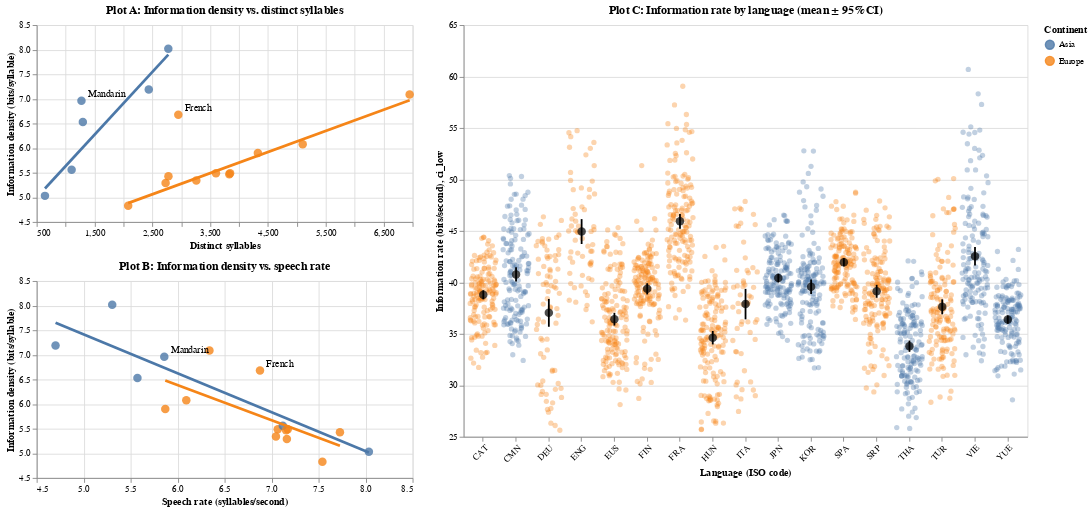

The code cell stored with this chart in its notebook:
### Markdown cell above
<div class="alert alert-info" style="color:black">

### Question 5
rubric={accuracy:1,viz:2}
    
    
<h4>Python</h4>
<ol type="1">
<li>Assign each of your previous three plots to a variable name (you don’t have to repeat the code down here, you can assign it in the original cell, just make sure you are still outputting the variable at the end of those cells so that the plots still are displayed after each cell).</li>
<li>Arrange the three plots into a layout with the two scatter plots in a column to the left and mean + CI plot to the right. The overall layout should look even, so make the scatterplots about half the height and two thirds of the width of the mean + CI plot.</li>
<li>Set proper titles where you judge it is needed. Show that you know the proper command to save this as a png file on your local computer.</li>
</ol>
    
</div>

### Code cell
# YOUR ANSWER GOES HERE
#plot A:
plot_a = (colored + trend + labels).properties(
    title="Plot A: Information density vs. distinct syllables",
    width=420,
    height=220
)
plot_a

#plot B
plot_b = (base2 + trend2 + labels2).properties(
    title="Plot B: Information density vs. speech rate",
    width=420,
    height=220
)
plot_b


#plot C:
plot_c = (points + ci_bars + mean_points).properties(
    title="Plot C: Information rate by language (mean ± 95% CI)",
    width=630,
    height=460
)
plot_c

layout = alt.hconcat(
    alt.vconcat(plot_a, plot_b, spacing=10),
    plot_c,
    spacing=20
).resolve_scale(color="shared")  # optional: keep same color legend mapping

layout

#save the graph
layout.save("lab4_plots.png", scale_factor=2)

### Figure 1 — Vega-Lite specification as saved in the notebook (floating-point values rounded to 4 significant figures; data arrays with more than 128 entries replaced by an {"elided": "..."} marker saying what was removed)
{"config": {"view": {"continuousWidth": 300, "continuousHeight": 300}}, "hconcat": [{"vconcat": [{"layer": [{"data": {"name": "data-ab96b737ee5066aa485a2988ea87e093"}, "mark": {"type": "circle", "opacity": 0.8, "size": 90}, "encoding": {"color": {"field": "continent", "title": "Continent", "type": "nominal"}, "tooltip": [{"field": "language", "type": "nominal"}, {"field": "iso_lang", "type": "nominal"}, {"field": "continent", "type": "nominal"}, {"field": "distinct_syllables", "type": "quantitative"}, {"field": "information_density", "type": "quantitative"}], "x": {"field": "distinct_syllables", "scale": {"zero": false}, "title": "Distinct syllables", "type": "quantitative"}, "y": {"field": "information_density", "scale": {"zero": false}, "title": "Information density (bits/syllable)", "type": "quantitative"}}}, {"data": {"name": "data-33919f7344d531acc98090ecbf478117"}, "mark": {"type": "line", "size": 3}, "encoding": {"color": {"field": "continent", "type": "nominal"}, "x": {"field": "distinct_syllables", "scale": {"zero": false}, "type": "quantitative"}, "y": {"field": "information_density", "scale": {"zero": false}, "type": "quantitative"}}, "transform": [{"filter": "(!datum.is_outlier)"}, {"on": "distinct_syllables", "regression": "information_density", "groupby": ["continent"], "method": "linear"}]}, {"data": {"name": "data-13ca013057951dac7e4050fa664f87e9"}, "mark": {"type": "text", "align": "left", "dx": 7, "dy": -7}, "encoding": {"color": {"value": "black"}, "text": {"field": "language", "type": "nominal"}, "x": {"field": "distinct_syllables", "scale": {"zero": false}, "type": "quantitative"}, "y": {"field": "information_density", "scale": {"zero": false}, "type": "quantitative"}}}], "height": 220, "title": "Plot A: Information density vs. distinct syllables", "width": 420}, {"layer": [{"data": {"name": "data-0e93b44f1fcee4704f124f06d1d2adec"}, "mark": {"type": "circle", "opacity": 0.8, "size": 90}, "encoding": {"color": {"field": "continent", "title": "Continent", "type": "nominal"}, "tooltip": [{"field": "language", "type": "nominal"}, {"field": "continent", "type": "nominal"}, {"field": "speech_rate", "type": "quantitative"}, {"field": "information_density", "type": "quantitative"}], "x": {"field": "speech_rate", "scale": {"zero": false}, "title": "Speech rate (syllables/second)", "type": "quantitative"}, "y": {"field": "information_density", "scale": {"zero": false}, "title": "Information density (bits/syllable)", "type": "quantitative"}}}, {"data": {"name": "data-0e93b44f1fcee4704f124f06d1d2adec"}, "mark": {"type": "line", "size": 3}, "encoding": {"color": {"field": "continent", "type": "nominal"}, "x": {"field": "speech_rate", "scale": {"zero": false}, "type": "quantitative"}, "y": {"field": "information_density", "scale": {"zero": false}, "type": "quantitative"}}, "transform": [{"on": "speech_rate", "regression": "information_density", "groupby": ["continent"], "method": "linear"}]}, {"data": {"name": "data-cb716b32398e7ab53b3514c1d4522a0e"}, "mark": {"type": "text", "align": "left", "color": "black", "dx": 7, "dy": -7}, "encoding": {"text": {"field": "language", "type": "nominal"}, "x": {"field": "speech_rate", "scale": {"zero": false}, "type": "quantitative"}, "y": {"field": "information_density", "scale": {"zero": false}, "type": "quantitative"}}}], "height": 220, "title": "Plot B: Information density vs. speech rate", "width": 420}], "spacing": 10}, {"layer": [{"mark": {"type": "circle", "opacity": 0.35, "size": 35}, "encoding": {"color": {"field": "continent", "title": "Continent", "type": "nominal"}, "tooltip": [{"field": "iso_lang", "type": "nominal"}, {"field": "continent", "type": "nominal"}, {"field": "information_rate", "type": "quantitative"}], "x": {"axis": {"labelAngle": -45}, "field": "iso_lang", "sort": {"field": "mean_info_rate", "order": "descending"}, "title": "Language (ISO code)", "type": "nominal"}, "xOffset": {"field": "jitter", "type": "quantitative"}, "y": {"field": "information_rate", "scale": {"zero": false}, "title": "Information rate (bits/second)", "type": "quantitative"}}, "transform": [{"joinaggregate": [{"op": "mean", "field": "information_rate", "as": "mean_info_rate"}], "groupby": ["iso_lang"]}, {"calculate": "(random()-0.5)*0.6", "as": "jitter"}]}, {"mark": {"type": "errorbar", "color": "black", "thickness": 2}, "encoding": {"x": {"axis": {"labelAngle": -45}, "field": "iso_lang", "sort": {"field": "mean", "order": "descending"}, "type": "nominal"}, "y": {"field": "ci_low", "type": "quantitative"}, "y2": {"field": "ci_high"}}, "transform": [{"aggregate": [{"op": "mean", "field": "information_rate", "as": "mean"}, {"op": "stdev", "field": "information_rate", "as": "sd"}, {"op": "count", "as": "n"}], "groupby": ["iso_lang", "continent"]}, {"calculate": "datum.sd / sqrt(datum.n)", "as": "se"}, {"calculate": "1.96 * datum.se", "as": "ci"}, {"calculate": "datum.mean - datum.ci", "as": "ci_low"}, {"calculate": "datum.mean + datum.ci", "as": "ci_high"}]}, {"mark": {"type": "point", "color": "black", "filled": true, "size": 90}, "encoding": {"x": {"axis": {"labelAngle": -45}, "field": "iso_lang", "sort": {"field": "mean", "order": "descending"}, "type": "nominal"}, "y": {"field": "mean", "type": "quantitative"}}, "transform": [{"aggregate": [{"op": "mean", "field": "information_rate", "as": "mean"}, {"op": "stdev", "field": "information_rate", "as": "sd"}, {"op": "count", "as": "n"}], "groupby": ["iso_lang", "continent"]}, {"calculate": "datum.sd / sqrt(datum.n)", "as": "se"}, {"calculate": "1.96 * datum.se", "as": "ci"}, {"calculate": "datum.mean - datum.ci", "as": "ci_low"}, {"calculate": "datum.mean + datum.ci", "as": "ci_high"}]}], "data": {"name": "data-f20cce0a8edba367166daa80036af4e4"}, "height": 460, "title": "Plot C: Information rate by language (mean ± 95% CI)", "width": 630}], "resolve": {"scale": {"color": "shared"}}, "spacing": 20, "$schema": "https://vega.github.io/schema/vega-lite/v6.1.0.json", "datasets": {"data-ab96b737ee5066aa485a2988ea87e093": [{"iso_lang": "CAT", "language": "Catalan", "information_density": 5.49, "distinct_syllables": 3600, "continent": "Europe"}, {"iso_lang": "CMN", "language": "Mandarin", "information_density": 6.96, "distinct_syllables": 1274, "continent": "Asia"}, {"iso_lang": "DEU", "language": "German", "information_density": 6.08, "distinct_syllables": 5100, "continent": "Europe"}, {"iso_lang": "ENG", "language": "English", "information_density": 7.09, "distinct_syllables": 6949, "continent": "Europe"}, {"iso_lang": "EUS", "language": "Basque", "information_density": 4.83, "distinct_syllables": 2082, "continent": "Europe"}, {"iso_lang": "FIN", "language": "Finnish", "information_density": 5.49, "distinct_syllables": 3844, "continent": "Europe"}, {"iso_lang": "FRA", "language": "French", "information_density": 6.68, "distinct_syllables": 2949, "continent": "Europe"}, {"iso_lang": "HUN", "language": "Hungarian", "information_density": 5.9, "distinct_syllables": 4325, "continent": "Europe"}, {"iso_lang": "ITA", "language": "Italian", "information_density": 5.29, "distinct_syllables": 2729, "continent": "Europe"}, {"iso_lang": "JPN", "language": "Japanese", "information_density": 5.03, "distinct_syllables": 643, "continent": "Asia"}, {"iso_lang": "KOR", "language": "Korean", "information_density": 5.56, "distinct_syllables": 1104, "continent": "Asia"}, {"iso_lang": "SPA", "language": "Spanish", "information_density": 5.43, "distinct_syllables": 2778, "continent": "Europe"}, {"iso_lang": "SRP", "language": "Serbian", "information_density": 5.47, "distinct_syllables": 3831, "continent": "Europe"}, {"iso_lang": "THA", "language": "Thai", "information_density": 7.19, "distinct_syllables": 2438, "continent": "Asia"}, {"iso_lang": "TUR", "language": "Turkish", "information_density": 5.34, "distinct_syllables": 3260, "continent": "Europe"}, {"iso_lang": "VIE", "language": "Vietnamese", "information_density": 8.02, "distinct_syllables": 2776, "continent": "Asia"}, {"iso_lang": "YUE", "language": "Cantonese", "information_density": 6.53, "distinct_syllables": 1298, "continent": "Asia"}], "data-33919f7344d531acc98090ecbf478117": [{"iso_lang": "CMN", "language": "Mandarin", "information_density": 6.96, "distinct_syllables": 1274, "continent": "Asia", "resid": 0.7849, "abs_resid": 0.7849, "is_outlier": true}, {"iso_lang": "JPN", "language": "Japanese", "information_density": 5.03, "distinct_syllables": 643, "continent": "Asia", "resid": -0.397, "abs_resid": 0.397, "is_outlier": false}, {"iso_lang": "KOR", "language": "Korean", "information_density": 5.56, "distinct_syllables": 1104, "continent": "Asia", "resid": -0.4135, "abs_resid": 0.4135, "is_outlier": false}, {"iso_lang": "THA", "language": "Thai", "information_density": 7.19, "distinct_syllables": 2438, "continent": "Asia", "resid": -0.3651, "abs_resid": 0.3651, "is_outlier": false}, {"iso_lang": "VIE", "language": "Vietnamese", "information_density": 8.02, "distinct_syllables": 2776, "continent": "Asia", "resid": 0.06416, "abs_resid": 0.06416, "is_outlier": false}, {"iso_lang": "YUE", "language": "Cantonese", "information_density": 6.53, "distinct_syllables": 1298, "continent": "Asia", "resid": 0.3265, "abs_resid": 0.3265, "is_outlier": false}, {"iso_lang": "CAT", "language": "Catalan", "information_density": 5.49, "distinct_syllables": 3600, "continent": "Europe", "resid": -0.1843, "abs_resid": 0.1843, "is_outlier": false}, {"iso_lang": "DEU", "language": "German", "information_density": 6.08, "distinct_syllables": 5100, "continent": "Europe", "resid": -0.1408, "abs_resid": 0.1408, "is_outlier": false}, {"iso_lang": "ENG", "language": "English", "information_density": 7.09, "distinct_syllables": 6949, "continent": "Europe", "resid": 0.1956, "abs_resid": 0.1956, "is_outlier": false}, {"iso_lang": "EUS", "language": "Basque", "information_density": 4.83, "distinct_syllables": 2082, "continent": "Europe", "resid": -0.2912, "abs_resid": 0.2912, "is_outlier": false}, {"iso_lang": "FIN", "language": "Finnish", "information_density": 5.49, "distinct_syllables": 3844, "continent": "Europe", "resid": -0.2732, "abs_resid": 0.2732, "is_outlier": false}, {"iso_lang": "FRA", "language": "French", "information_density": 6.68, "distinct_syllables": 2949, "continent": "Europe", "resid": 1.243, "abs_resid": 1.243, "is_outlier": true}, {"iso_lang": "HUN", "language": "Hungarian", "information_density": 5.9, "distinct_syllables": 4325, "continent": "Europe", "resid": -0.03842, "abs_resid": 0.03842, "is_outlier": false}, {"iso_lang": "ITA", "language": "Italian", "information_density": 5.29, "distinct_syllables": 2729, "continent": "Europe", "resid": -0.06694, "abs_resid": 0.06694, "is_outlier": false}, {"iso_lang": "SPA", "language": "Spanish", "information_density": 5.43, "distinct_syllables": 2778, "continent": "Europe", "resid": 0.05521, "abs_resid": 0.05521, "is_outlier": false}, {"iso_lang": "SRP", "language": "Serbian", "information_density": 5.47, "distinct_syllables": 3831, "continent": "Europe", "resid": -0.2884, "abs_resid": 0.2884, "is_outlier": false}, {"iso_lang": "TUR", "language": "Turkish", "information_density": 5.34, "distinct_syllables": 3260, "continent": "Europe", "resid": -0.2104, "abs_resid": 0.2104, "is_outlier": false}], "data-13ca013057951dac7e4050fa664f87e9": [{"iso_lang": "CMN", "language": "Mandarin", "information_density": 6.96, "distinct_syllables": 1274, "continent": "Asia", "resid": 0.7849, "abs_resid": 0.7849}, {"iso_lang": "FRA", "language": "French", "information_density": 6.68, "distinct_syllables": 2949, "continent": "Europe", "resid": 1.243, "abs_resid": 1.243}], "data-0e93b44f1fcee4704f124f06d1d2adec": [{"iso_lang": "CAT", "language": "Catalan", "information_density": 5.49, "distinct_syllables": 3600, "continent": "Europe", "speech_rate": 7.065}, {"iso_lang": "CMN", "language": "Mandarin", "information_density": 6.96, "distinct_syllables": 1274, "continent": "Asia", "speech_rate": 5.858}, {"iso_lang": "DEU", "language": "German", "information_density": 6.08, "distinct_syllables": 5100, "continent": "Europe", "speech_rate": 6.092}, {"iso_lang": "ENG", "language": "English", "information_density": 7.09, "distinct_syllables": 6949, "continent": "Europe", "speech_rate": 6.338}, {"iso_lang": "EUS", "language": "Basque", "information_density": 4.83, "distinct_syllables": 2082, "continent": "Europe", "speech_rate": 7.54}, {"iso_lang": "FIN", "language": "Finnish", "information_density": 5.49, "distinct_syllables": 3844, "continent": "Europe", "speech_rate": 7.171}, {"iso_lang": "FRA", "language": "French", "information_density": 6.68, "distinct_syllables": 2949, "continent": "Europe", "speech_rate": 6.876}, {"iso_lang": "HUN", "language": "Hungarian", "information_density": 5.9, "distinct_syllables": 4325, "continent": "Europe", "speech_rate": 5.868}, {"iso_lang": "ITA", "language": "Italian", "information_density": 5.29, "distinct_syllables": 2729, "continent": "Europe", "speech_rate": 7.162}, {"iso_lang": "JPN", "language": "Japanese", "information_density": 5.03, "distinct_syllables": 643, "continent": "Asia", "speech_rate": 8.035}, {"iso_lang": "KOR", "language": "Korean", "information_density": 5.56, "distinct_syllables": 1104, "continent": "Asia", "speech_rate": 7.119}, {"iso_lang": "SPA", "language": "Spanish", "information_density": 5.43, "distinct_syllables": 2778, "continent": "Europe", "speech_rate": 7.727}, {"iso_lang": "SRP", "language": "Serbian", "information_density": 5.47, "distinct_syllables": 3831, "continent": "Europe", "speech_rate": 7.154}, {"iso_lang": "THA", "language": "Thai", "information_density": 7.19, "distinct_syllables": 2438, "continent": "Asia", "speech_rate": 4.701}, {"iso_lang": "TUR", "language": "Turkish", "information_density": 5.34, "distinct_syllables": 3260, "continent": "Europe", "speech_rate": 7.046}, {"iso_lang": "VIE", "language": "Vietnamese", "information_density": 8.02, "distinct_syllables": 2776, "continent": "Asia", "speech_rate": 5.304}, {"iso_lang": "YUE", "language": "Cantonese", "information_density": 6.53, "distinct_syllables": 1298, "continent": "Asia", "speech_rate": 5.572}], "data-cb716b32398e7ab53b3514c1d4522a0e": [{"iso_lang": "CMN", "language": "Mandarin", "information_density": 6.96, "distinct_syllables": 1274, "continent": "Asia", "speech_rate": 5.858}, {"iso_lang": "FRA", "language": "French", "information_density": 6.68, "distinct_syllables": 2949, "continent": "Europe", "speech_rate": 6.876}], "data-f20cce0a8edba367166daa80036af4e4": {"elided": "2288 records"}}}
